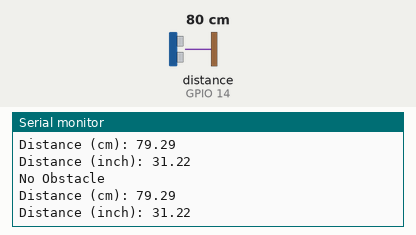
A sketch run on a simulated ESP8266 (NodeMCU). On the bench: the last lines printed to the serial monitor. Wiring (inferred from the names in the program): ultrasonic range finder: trigger GPIO 12; echo GPIO 14. Inputs (shaded band) come from the test bench; at power-on: distance to the obstacle (sensor on GPIO 14) 80 cm. The echo pulse lasts 58.3 µs per cm; WiFi joins after 1.5 s; servers stay silent unless stated; web services answer with replies made up by the test bench.

Above: at 2.7 s.
2.8 s: distance to the obstacle (sensor on GPIO 14) set to 2 cm
At 5.6 s:
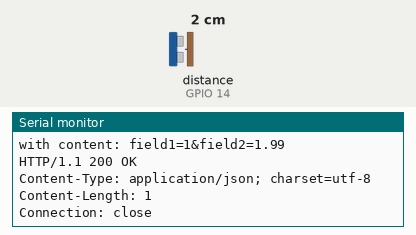
At 6.8 s:
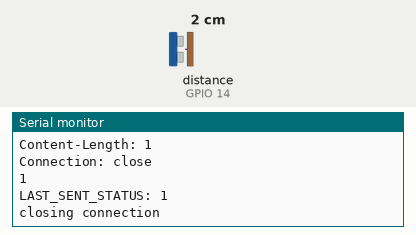

Measured:
- after the input at 2.8 s, the serial monitor: prints a new line after 0.72 s (image 1)

The sketch:

ObstacleDetection.ino
```cpp
#include <ESP8266WiFi.h>

const char* ssid     = "your-ssid";   //Chnage it with your ssid
const char* password = "your-password";   ////Chnage it with your passsword


const char* host = "api.thingspeak.com";
/*
 * Test Accouunt Credentials
String channelID = "1671094";     //Your Channel ID
String writeAPI = "M52QET61I8N6R9WH";   //Your Channel Write API
*/
String channelID = "1675318";     //Your Channel ID
String writeAPI = "149H3BK7E1GACNJD";   //Your Channel Write API

const int trigPin = 12;   //D6
const int echoPin = 14;   //D5

//define sound velocity in cm/uS
#define SOUND_VELOCITY 0.034
#define CM_TO_INCH 0.393701

long duration;
float distanceCm;
float distanceInch;


bool LAST_SENT_STATUS = 0;
bool OBSTACLE_DETECTION_STATUS = 0;

void setup() {

  Serial.begin(115200); // Starts the serial communication
  pinMode(trigPin, OUTPUT); // Setting the trigPin as an Output
  pinMode(echoPin, INPUT); // Setting the echoPin as an Input

  delay(10);

  // We start by connecting to a WiFi network

  Serial.println();
  Serial.println();
  Serial.print("Connecting to ");
  Serial.println(ssid);

  WiFi.mode(WIFI_STA);
  WiFi.begin(ssid, password);

  while (WiFi.status() != WL_CONNECTED) {
    delay(500);
    Serial.print(".");
  }

  Serial.println("");
  Serial.println("WiFi connected");
  Serial.println("IP address: ");
  Serial.println(WiFi.localIP());
}

void loop() {

  obstacle_detection ();

  if (OBSTACLE_DETECTION_STATUS == 1)
  {
    post_data();
    delay(10000);
  }
}

void obstacle_detection ()
{
  // Clears the trigPin
  digitalWrite(trigPin, LOW);
  delayMicroseconds(2);
  // Sets the trigPin on HIGH state for 10 micro seconds
  digitalWrite(trigPin, HIGH);
  delayMicroseconds(10);
  digitalWrite(trigPin, LOW);

  // Reads the echoPin, returns the sound wave travel time in microseconds
  duration = pulseIn(echoPin, HIGH);

  // Calculate the distance
  distanceCm = duration * SOUND_VELOCITY / 2;

  // Convert to inches
  distanceInch = distanceCm * CM_TO_INCH;

  // Prints the distance on the Serial Monitor
  Serial.print("Distance (cm): ");
  Serial.println(distanceCm);
  Serial.print("Distance (inch): ");
  Serial.println(distanceInch);

  delay(1000);
  if (distanceCm > 0 && distanceCm <= 10)
  {
    Serial.println("Obstacle detected");
    OBSTACLE_DETECTION_STATUS = 1;
  }
  else if (distanceCm == 0 || distanceCm >= 11)
  {
    Serial.println("No Obstacle");
    if (LAST_SENT_STATUS == 1)
    {
      Serial.println("Obstacle CLEARED");
      delay(5000);
      post_data();
    }
    OBSTACLE_DETECTION_STATUS = 0;
  }
}

void post_data ()
{
  Serial.println("Posting data on ThingSpeak Server on this Channel ID: " + channelID);

  Serial.print("connecting to ");
  Serial.println(host);

  // Use WiFiClient class to create TCP connections
  WiFiClient client;
  const int httpPort = 80;
  if (!client.connect(host, httpPort)) {
    Serial.println("connection failed");
    return;
  }

  // We now create a URI for the request
  String url = "/update?api_key=" + writeAPI;
  String content = "field1=" + String(OBSTACLE_DETECTION_STATUS) + "&field2=" + String(distanceCm);      //USING POST METHOD
  Serial.print("Requesting URL: ");
  Serial.println(url);
  Serial.print("with content: ");
  Serial.println(content);

  // This will send the request to the server
  client.print(String("POST ") + url + " HTTP/1.1\r\n" +
               "Host: " + host + "\r\n" + "content-length: " + content.length() + "\r\n" + "content-type: application/x-www-form-urlencoded" + "\r\n\r\n" + content
               //"Connection: close\r\n\r\n"
              );
  unsigned long timeout = millis();
  while (client.available() == 0) {
    if (millis() - timeout > 5000) {
      Serial.println(">>> Client Timeout !");
      client.stop();
      return;
    }
  }

  // Read all the lines of the reply from server and print them to Serial
  while (client.available()) {
    String line = client.readStringUntil('\r');
    Serial.println(line);
  }

  LAST_SENT_STATUS = OBSTACLE_DETECTION_STATUS;
  Serial.println("LAST_SENT_STATUS: " + String(LAST_SENT_STATUS));
  OBSTACLE_DETECTION_STATUS = 0;
  Serial.println();
  Serial.println("closing connection");
}
```
